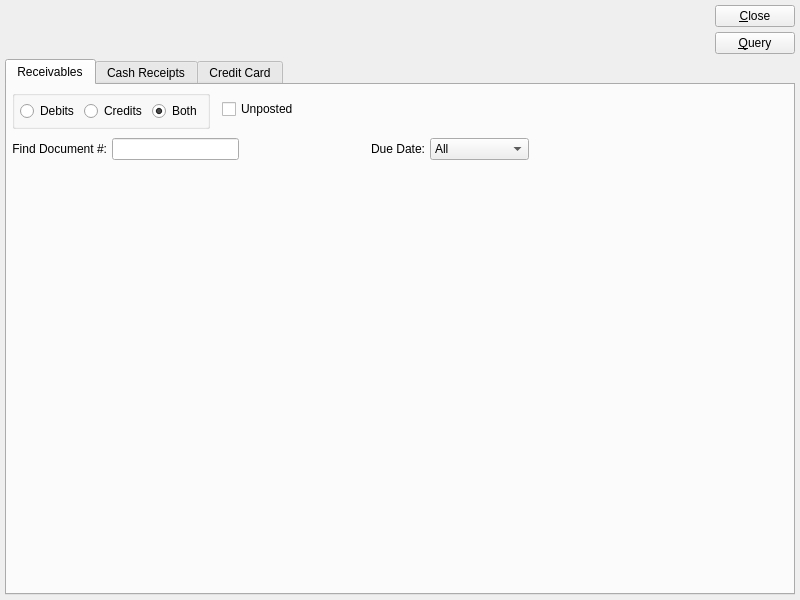
<?xml version="1.0" encoding="UTF-8"?>
<ui version="4.0">
 <comment>This file is part of the xTuple ERP: PostBooks Edition, a free and
open source Enterprise Resource Planning software suite,
Copyright (c) 1999-2011 by OpenMFG LLC, d/b/a xTuple.
It is licensed to you under the Common Public Attribution License
version 1.0, the full text of which (including xTuple-specific Exhibits)
is available at www.xtuple.com/CPAL.  By using this software, you agree
to be bound by its terms.</comment>
 <class>arWorkBench</class>
 <widget class="QWidget" name="arWorkBench">
  <property name="geometry">
   <rect>
    <x>0</x>
    <y>0</y>
    <width>800</width>
    <height>600</height>
   </rect>
  </property>
  <property name="windowTitle">
   <string>Receivables Workbench</string>
  </property>
  <layout class="QGridLayout" name="gridLayout">
   <item row="0" column="0">
    <layout class="QHBoxLayout" name="horizontalLayout_3">
     <item>
      <layout class="QHBoxLayout" name="horizontalLayout_2">
       <item>
        <widget class="CustomerSelector" name="_customerSelector"/>
       </item>
       <item>
        <spacer name="horizontalSpacer">
         <property name="orientation">
          <enum>Qt::Horizontal</enum>
         </property>
         <property name="sizeHint" stdset="0">
          <size>
           <width>40</width>
           <height>20</height>
          </size>
         </property>
        </spacer>
       </item>
      </layout>
     </item>
     <item>
      <layout class="QVBoxLayout">
       <item>
        <widget class="QPushButton" name="_close">
         <property name="text">
          <string>&amp;Close</string>
         </property>
        </widget>
       </item>
       <item>
        <widget class="QPushButton" name="_query">
         <property name="text">
          <string>&amp;Query</string>
         </property>
        </widget>
       </item>
       <item>
        <spacer>
         <property name="orientation">
          <enum>Qt::Vertical</enum>
         </property>
         <property name="sizeType">
          <enum>QSizePolicy::MinimumExpanding</enum>
         </property>
         <property name="sizeHint" stdset="0">
          <size>
           <width>20</width>
           <height>0</height>
          </size>
         </property>
        </spacer>
       </item>
      </layout>
     </item>
    </layout>
   </item>
   <item row="1" column="0">
    <widget class="QTabWidget" name="_tab">
     <property name="sizePolicy">
      <sizepolicy hsizetype="Expanding" vsizetype="Expanding">
       <horstretch>0</horstretch>
       <verstretch>1</verstretch>
      </sizepolicy>
     </property>
     <property name="currentIndex">
      <number>0</number>
     </property>
     <widget class="QWidget" name="_receivablesTab">
      <attribute name="title">
       <string>Receivables</string>
      </attribute>
      <layout class="QGridLayout" name="gridLayout_3">
       <item row="2" column="0">
        <layout class="QHBoxLayout">
         <item>
          <widget class="XLabel" name="_findLit">
           <property name="text">
            <string>Find Document #:</string>
           </property>
           <property name="alignment">
            <set>Qt::AlignRight|Qt::AlignTrailing|Qt::AlignVCenter</set>
           </property>
          </widget>
         </item>
         <item>
          <widget class="XLineEdit" name="_searchDocNum"/>
         </item>
         <item>
          <spacer>
           <property name="orientation">
            <enum>Qt::Horizontal</enum>
           </property>
           <property name="sizeHint" stdset="0">
            <size>
             <width>40</width>
             <height>20</height>
            </size>
           </property>
          </spacer>
         </item>
         <item>
          <widget class="XLabel" name="_selectDateLit">
           <property name="text">
            <string>Due Date:</string>
           </property>
           <property name="alignment">
            <set>Qt::AlignRight|Qt::AlignTrailing|Qt::AlignVCenter</set>
           </property>
          </widget>
         </item>
         <item>
          <widget class="XComboBox" name="_selectDate">
           <item>
            <property name="text">
             <string>All</string>
            </property>
           </item>
           <item>
            <property name="text">
             <string>On or Before</string>
            </property>
           </item>
           <item>
            <property name="text">
             <string>Between</string>
            </property>
           </item>
          </widget>
         </item>
         <item>
          <widget class="QStackedWidget" name="_duedateStack">
           <property name="currentIndex">
            <number>0</number>
           </property>
           <widget class="QWidget" name="_allPage"/>
           <widget class="QWidget" name="_olderThanPage">
            <layout class="QGridLayout">
             <item row="0" column="0">
              <layout class="QHBoxLayout">
               <item>
                <widget class="DLineEdit" name="_onOrBeforeDate">
                 <property name="enabled">
                  <bool>true</bool>
                 </property>
                </widget>
               </item>
               <item>
                <spacer>
                 <property name="orientation">
                  <enum>Qt::Horizontal</enum>
                 </property>
                 <property name="sizeHint" stdset="0">
                  <size>
                   <width>40</width>
                   <height>20</height>
                  </size>
                 </property>
                </spacer>
               </item>
              </layout>
             </item>
            </layout>
           </widget>
           <widget class="QWidget" name="_betweenPage">
            <layout class="QGridLayout">
             <item row="0" column="0">
              <widget class="DLineEdit" name="_startDate"/>
             </item>
             <item row="0" column="1">
              <widget class="XLabel" name="_andLit">
               <property name="text">
                <string>and</string>
               </property>
              </widget>
             </item>
             <item row="0" column="2">
              <widget class="DLineEdit" name="_endDate"/>
             </item>
            </layout>
           </widget>
          </widget>
         </item>
         <item>
          <spacer>
           <property name="orientation">
            <enum>Qt::Horizontal</enum>
           </property>
           <property name="sizeHint" stdset="0">
            <size>
             <width>40</width>
             <height>20</height>
            </size>
           </property>
          </spacer>
         </item>
        </layout>
       </item>
       <item row="3" column="0">
        <widget class="QFrame" name="_aropenFrame">
         <property name="sizePolicy">
          <sizepolicy hsizetype="Preferred" vsizetype="Preferred">
           <horstretch>0</horstretch>
           <verstretch>1</verstretch>
          </sizepolicy>
         </property>
         <property name="frameShape">
          <enum>QFrame::NoFrame</enum>
         </property>
         <property name="frameShadow">
          <enum>QFrame::Raised</enum>
         </property>
         <layout class="QGridLayout">
          <property name="margin">
           <number>0</number>
          </property>
          <property name="spacing">
           <number>0</number>
          </property>
         </layout>
        </widget>
       </item>
       <item row="1" column="0">
        <layout class="QHBoxLayout" name="horizontalLayout">
         <property name="spacing">
          <number>12</number>
         </property>
         <item>
          <widget class="QGroupBox" name="_docTypeGroup">
           <property name="title">
            <string/>
           </property>
           <layout class="QHBoxLayout" name="horizontalLayout_4">
            <item>
             <widget class="QRadioButton" name="_debits">
              <property name="text">
               <string>Debits</string>
              </property>
             </widget>
            </item>
            <item>
             <widget class="QRadioButton" name="_credits">
              <property name="text">
               <string>Credits</string>
              </property>
             </widget>
            </item>
            <item>
             <widget class="QRadioButton" name="_both">
              <property name="text">
               <string>Both</string>
              </property>
              <property name="checked">
               <bool>true</bool>
              </property>
             </widget>
            </item>
           </layout>
          </widget>
         </item>
         <item>
          <widget class="XCheckBox" name="_unposted">
           <property name="text">
            <string>Unposted</string>
           </property>
          </widget>
         </item>
         <item>
          <spacer name="horizontalSpacer_2">
           <property name="orientation">
            <enum>Qt::Horizontal</enum>
           </property>
           <property name="sizeHint" stdset="0">
            <size>
             <width>40</width>
             <height>20</height>
            </size>
           </property>
          </spacer>
         </item>
        </layout>
       </item>
      </layout>
     </widget>
     <widget class="QWidget" name="_cashRecptTab">
      <attribute name="title">
       <string>Cash Receipts</string>
      </attribute>
      <layout class="QHBoxLayout">
       <item>
        <widget class="XTreeWidget" name="_cashrcpt">
         <property name="sizePolicy">
          <sizepolicy hsizetype="Expanding" vsizetype="Expanding">
           <horstretch>1</horstretch>
           <verstretch>0</verstretch>
          </sizepolicy>
         </property>
         <property name="selectionMode">
          <enum>QAbstractItemView::ExtendedSelection</enum>
         </property>
        </widget>
       </item>
       <item>
        <layout class="QVBoxLayout">
         <item>
          <layout class="QVBoxLayout">
           <property name="spacing">
            <number>0</number>
           </property>
           <item>
            <widget class="QPushButton" name="_newCashrcpt">
             <property name="text">
              <string>New</string>
             </property>
            </widget>
           </item>
           <item>
            <widget class="QPushButton" name="_editCashrcpt">
             <property name="enabled">
              <bool>false</bool>
             </property>
             <property name="text">
              <string>Edit</string>
             </property>
            </widget>
           </item>
           <item>
            <widget class="QPushButton" name="_viewCashrcpt">
             <property name="enabled">
              <bool>false</bool>
             </property>
             <property name="text">
              <string>View</string>
             </property>
            </widget>
           </item>
           <item>
            <widget class="QPushButton" name="_deleteCashrcpt">
             <property name="enabled">
              <bool>false</bool>
             </property>
             <property name="text">
              <string>Delete</string>
             </property>
            </widget>
           </item>
          </layout>
         </item>
         <item>
          <layout class="QVBoxLayout">
           <item>
            <widget class="QPushButton" name="_postCashrcpt">
             <property name="enabled">
              <bool>false</bool>
             </property>
             <property name="text">
              <string>Post</string>
             </property>
            </widget>
           </item>
           <item>
            <spacer>
             <property name="orientation">
              <enum>Qt::Vertical</enum>
             </property>
             <property name="sizeType">
              <enum>QSizePolicy::Expanding</enum>
             </property>
             <property name="sizeHint" stdset="0">
              <size>
               <width>82</width>
               <height>41</height>
              </size>
             </property>
            </spacer>
           </item>
          </layout>
         </item>
        </layout>
       </item>
      </layout>
     </widget>
     <widget class="QWidget" name="_creditCardTab">
      <attribute name="title">
       <string>Credit Card</string>
      </attribute>
      <layout class="QGridLayout"/>
     </widget>
    </widget>
   </item>
  </layout>
 </widget>
 <layoutdefault spacing="5" margin="5"/>
 <pixmapfunction>qPixmapFromMimeSource</pixmapfunction>
 <customwidgets>
  <customwidget>
   <class>CustomerSelector</class>
   <extends>QWidget</extends>
   <header>customerselector.h</header>
  </customwidget>
  <customwidget>
   <class>DLineEdit</class>
   <extends>QWidget</extends>
   <header>datecluster.h</header>
   <container>1</container>
  </customwidget>
  <customwidget>
   <class>XCheckBox</class>
   <extends>QCheckBox</extends>
   <header>xcheckbox.h</header>
  </customwidget>
  <customwidget>
   <class>XComboBox</class>
   <extends>QComboBox</extends>
   <header>xcombobox.h</header>
  </customwidget>
  <customwidget>
   <class>XLabel</class>
   <extends>QLabel</extends>
   <header>xlabel.h</header>
  </customwidget>
  <customwidget>
   <class>XLineEdit</class>
   <extends>QLineEdit</extends>
   <header>xlineedit.h</header>
   <container>1</container>
  </customwidget>
  <customwidget>
   <class>XTreeWidget</class>
   <extends>QTreeWidget</extends>
   <header>xtreewidget.h</header>
   <container>1</container>
  </customwidget>
 </customwidgets>
 <tabstops>
  <tabstop>_cashrcpt</tabstop>
  <tabstop>_newCashrcpt</tabstop>
  <tabstop>_editCashrcpt</tabstop>
  <tabstop>_viewCashrcpt</tabstop>
  <tabstop>_deleteCashrcpt</tabstop>
  <tabstop>_postCashrcpt</tabstop>
  <tabstop>_close</tabstop>
 </tabstops>
 <resources/>
 <connections>
  <connection>
   <sender>_close</sender>
   <signal>clicked()</signal>
   <receiver>arWorkBench</receiver>
   <slot>close()</slot>
   <hints>
    <hint type="sourcelabel">
     <x>717</x>
     <y>46</y>
    </hint>
    <hint type="destinationlabel">
     <x>20</x>
     <y>20</y>
    </hint>
   </hints>
  </connection>
  <connection>
   <sender>_cashrcpt</sender>
   <signal>valid(bool)</signal>
   <receiver>_viewCashrcpt</receiver>
   <slot>setEnabled(bool)</slot>
   <hints>
    <hint type="sourcelabel">
     <x>388</x>
     <y>421</y>
    </hint>
    <hint type="destinationlabel">
     <x>388</x>
     <y>421</y>
    </hint>
   </hints>
  </connection>
  <connection>
   <sender>_selectDate</sender>
   <signal>currentIndexChanged(int)</signal>
   <receiver>_duedateStack</receiver>
   <slot>setCurrentIndex(int)</slot>
   <hints>
    <hint type="sourcelabel">
     <x>372</x>
     <y>189</y>
    </hint>
    <hint type="destinationlabel">
     <x>592</x>
     <y>188</y>
    </hint>
   </hints>
  </connection>
 </connections>
</ui>
